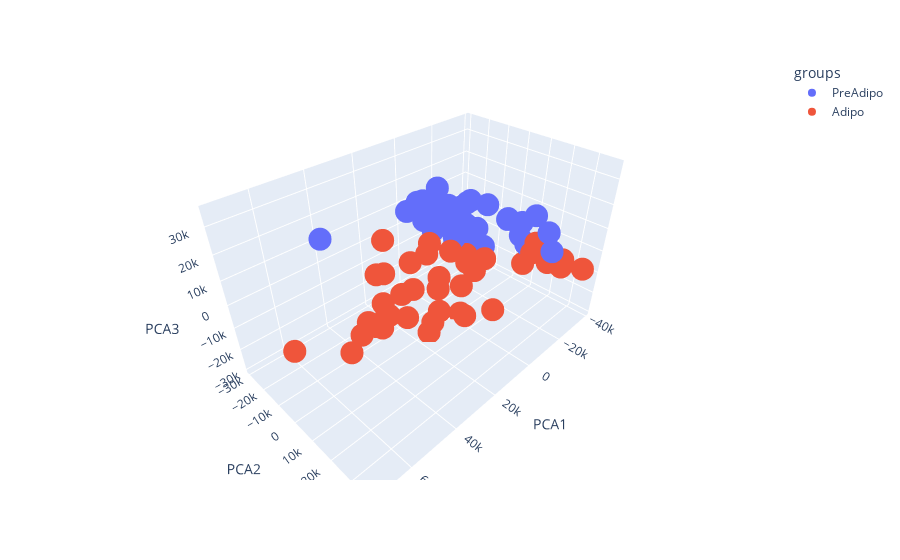

Notebook code cell kept with this figure:
### Code cell
fig = px.scatter_3d(pca_output_df, x='PCA1', y='PCA2', z='PCA3', color="groups")
fig.show()
